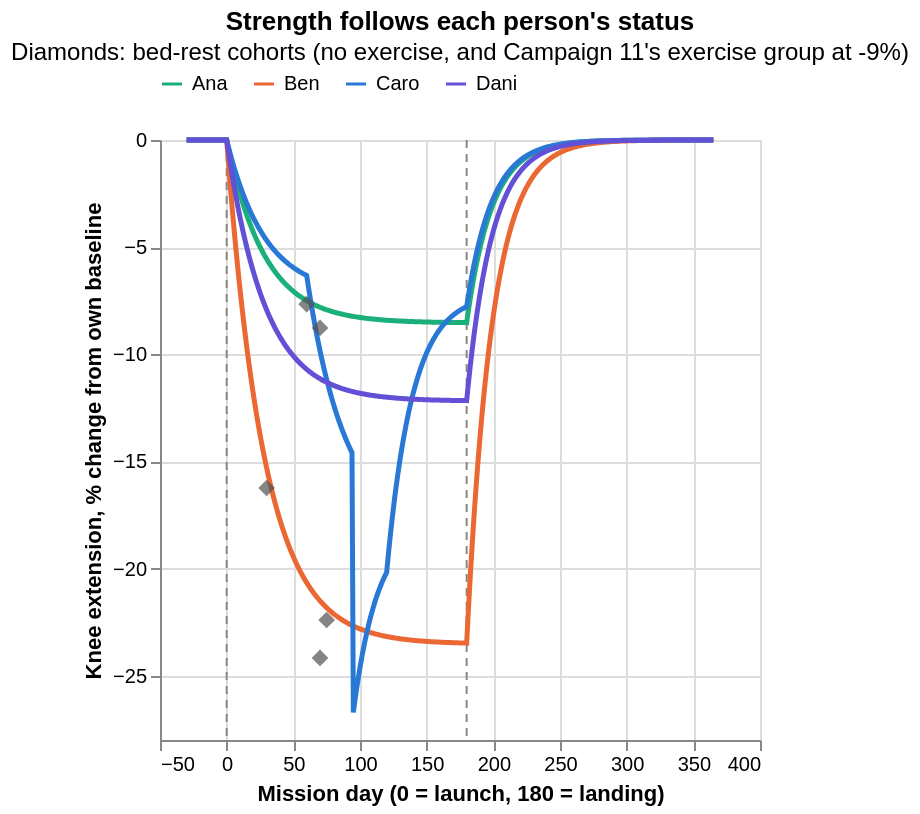

The notebook cell saved with this chart:
### Markdown cell above
The true curves (no measurement noise) for knee extension strength. The black dots are the bed-rest cohorts the curve was fitted on, at the length of their bed rest.

### Code cell
days = np.arange(-30, 366, 1.0)
true = pd.DataFrame([{"crew": c.id, "day": d, "change_pct": c.change("knee_extension_60", d)}
                     for c in mission.crew for d in days])
obs = pd.DataFrame(gs.MEASURES["knee_extension_60"]["observed"]).dropna(subset=["days"])
landing = pd.DataFrame({"day": [0, mission.landing], "what": ["launch", "landing"]})

lines = alt.Chart(true).mark_line(strokeWidth=2.5).encode(
    x=alt.X("day:Q", title="Mission day (0 = launch, 180 = landing)"),
    y=alt.Y("change_pct:Q", title="Knee extension, % change from own baseline"),
    color=alt.Color("crew:N", scale=CREW, title=None, legend=alt.Legend(orient="top")),
    tooltip=["crew", "day", alt.Tooltip("change_pct:Q", format="+.1f")])
dots = alt.Chart(obs).mark_point(filled=True, size=70, color=INK, shape="diamond").encode(
    x="days:Q", y="change_pct:Q", tooltip=["cohort", "days", "change_pct", "n"])
rules = alt.Chart(landing).mark_rule(color=GRAY, strokeDash=[4, 3]).encode(x="day:Q", tooltip=["what"])
(rules + lines + dots).properties(width="container", height=300,
    title=alt.Title("Strength follows each person's status",
                    subtitle="Diamonds: bed-rest cohorts (no exercise, and Campaign 11's exercise group at -9%)"))

### Figure 1 — Vega-Lite specification as saved in the notebook (floating-point values rounded to 4 significant figures; data arrays with more than 128 entries replaced by an {"elided": "..."} marker saying what was removed)
{"$schema": "https://vega.github.io/schema/vega-lite/v5.20.1.json", "config": {"view": {"continuousHeight": 300, "continuousWidth": 300}}, "datasets": {"data-347d322c32113e920b0409b694bb633c": {"elided": "1584 records"}, "data-45765da5d446394199aac709e74b1114": [{"change_pct": -16.24, "cohort": "HDT30 (Not labelled)", "days": 30, "n": 12.0}, {"change_pct": -7.66, "cohort": "Campaign 1 (Not labelled)", "days": 60, "n": 3.0}, {"change_pct": -22.4, "cohort": "Campaign 3 (Not labelled)", "days": 75, "n": 23.0}, {"change_pct": -24.17, "cohort": "Campaign 11 (Control)", "days": 70, "n": 6.0}, {"change_pct": -8.77, "cohort": "Campaign 11 (Exercise)", "days": 70, "n": null}], "data-f71239c25320fcef7db313ad928f2522": [{"day": 0, "what": "launch"}, {"day": 180, "what": "landing"}]}, "height": 300, "layer": [{"data": {"name": "data-f71239c25320fcef7db313ad928f2522"}, "encoding": {"tooltip": [{"field": "what", "type": "nominal"}], "x": {"field": "day", "type": "quantitative"}}, "mark": {"color": "#898781", "strokeDash": [4, 3], "type": "rule"}}, {"data": {"name": "data-347d322c32113e920b0409b694bb633c"}, "encoding": {"color": {"field": "crew", "legend": {"orient": "top"}, "scale": {"domain": ["Ana", "Ben", "Caro", "Dani"], "range": ["#1baf7a", "#eb6834", "#2a78d6", "#6250d6"]}, "title": null, "type": "nominal"}, "tooltip": [{"field": "crew", "type": "nominal"}, {"field": "day", "type": "quantitative"}, {"field": "change_pct", "format": "+.1f", "type": "quantitative"}], "x": {"field": "day", "title": "Mission day (0 = launch, 180 = landing)", "type": "quantitative"}, "y": {"field": "change_pct", "title": "Knee extension, % change from own baseline", "type": "quantitative"}}, "mark": {"strokeWidth": 2.5, "type": "line"}}, {"data": {"name": "data-45765da5d446394199aac709e74b1114"}, "encoding": {"tooltip": [{"field": "cohort", "type": "nominal"}, {"field": "days", "type": "quantitative"}, {"field": "change_pct", "type": "quantitative"}, {"field": "n", "type": "quantitative"}], "x": {"field": "days", "type": "quantitative"}, "y": {"field": "change_pct", "type": "quantitative"}}, "mark": {"color": "#52514e", "filled": true, "shape": "diamond", "size": 70, "type": "point"}}], "title": {"subtitle": "Diamonds: bed-rest cohorts (no exercise, and Campaign 11's exercise group at -9%)", "text": "Strength follows each person's status"}, "width": "container"}
